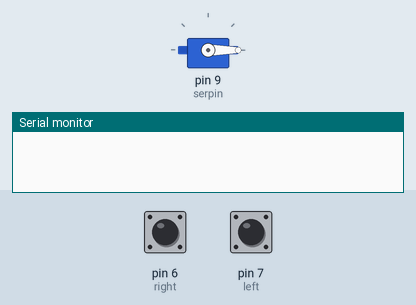
Simulated run of this sketch. Board: Arduino Uno, built with avr-gcc and run on an emulated ATmega328P. Parts: servo, the last lines printed to the serial monitor. The inputs (shaded band) are chosen by the test bench; at power-on: pin 6 (right) LOW, pin 7 (left) LOW.

Above: at 1.2 s.
1.3 s: pin 6 (right) pulled HIGH for 1 s
At 1.77 s:
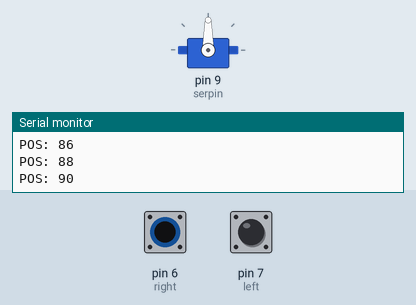
At 3.0 s:
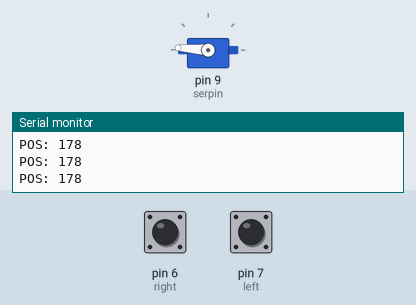
3.8 s: pin 7 (left) pulled HIGH for 0.15 s
At 4.6 s:
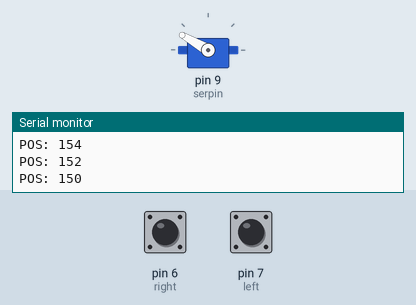
5.4 s: pin 7 (left) pulled HIGH for 1 s
At 5.86 s:
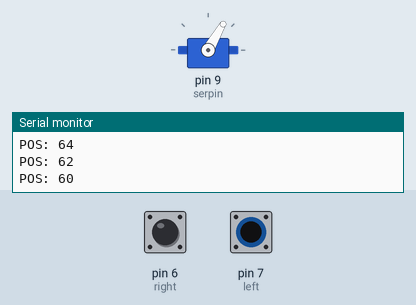
7.9 s: pin 6 (right) pulled HIGH for 3.2 s
12.6 s: pin 7 (left) pulled HIGH for 3.2 s
17.3 s: pin 6 (right) driven HIGH
Timing chart, 0 to 20.3 s (numbered marks = the images above; inputs shaded):
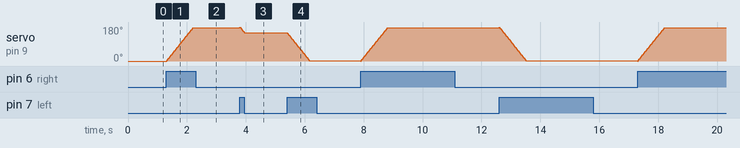

The sketch:

ServoLeftRightButtons.ino
```cpp
// Controlling a servo position using a potentiometer (variable resistor)
// by Michal Rinott <http://people.interaction-ivrea.it/m.rinott>

#include <Servo.h>

 Servo myservo;  // create servo object to control a servo


const int left  = 7;
int leftState = 0;

const int right = 6;
int rightState = 0;

const int serpin = 9;
int pos = 0;

void setup()
{

  Serial.begin(9600);

  pinMode(left, INPUT);
  pinMode(right, INPUT);

  myservo.attach(serpin);

    myservo.write(pos);

}

void loop() {

   leftState  = digitalRead(left);
   rightState = digitalRead(right);


   if ( leftState == HIGH && ( pos >= 0 && pos <= 180 ) ){

     Serial.print( "POS: " ); Serial.println(pos);

    if (pos != 0 ){

      myservo.write(pos);
      pos = pos-2;
    }

  delay(10);

   }


   else if ( rightState == HIGH && ( pos >= 0 && pos <= 180 ) ){

     Serial.print( "POS: " ); Serial.println(pos);


     if (pos != 178 ){

       myservo.write(pos);
       pos = pos+2;

     }

  delay(10);

   }


}
```

Measured:
- after the input at 1.3 s, servo on pin 9 (serpin): moves from 0° to 176° over 0.89 s, starting at once
- after the input at 3.8 s, servo on pin 9 (serpin): 176° → 150° at once
- after the input at 5.4 s, servo on pin 9 (serpin): moves from 150° to 2° over 0.75 s, starting at once
